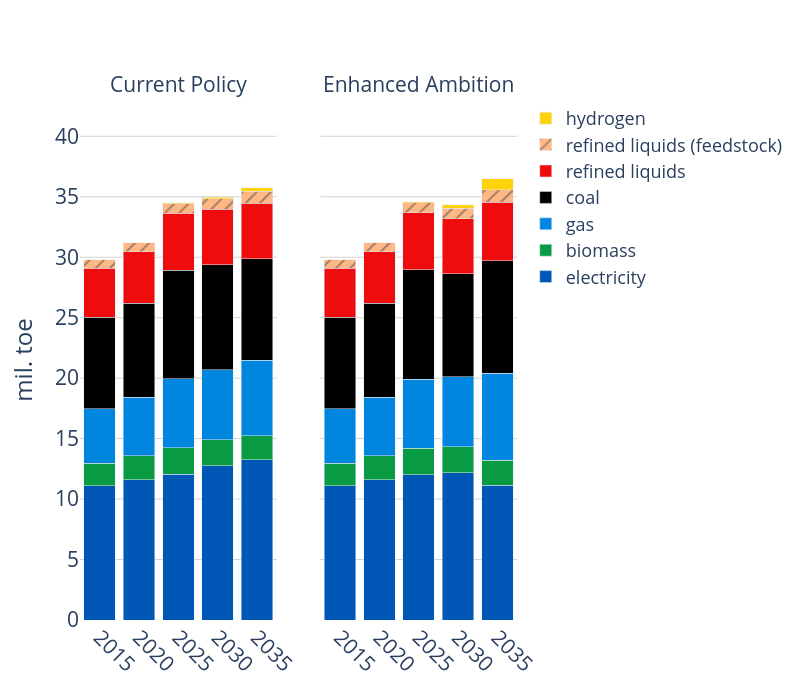

The cell this chart's notebook holds for it:
### Code cell
years = list(range(2015, 2051, 5))

fig = make_subplots(
    rows=1, cols=2,
    shared_yaxes=True,
    shared_xaxes=True,
    subplot_titles=("Current Policy", "Enhanced Ambition")
)

# Add traces from fig1
for tr in fig1.data:
    tr.showlegend = False  # Show legend

    # Apply color and pattern if available
    if tr.name in fuel_colors:
        tr.marker.color = fuel_colors[tr.name]
        pattern = fuel_patterns.get(tr.name)
        if pattern:
            tr.marker.pattern = dict(shape=pattern)

    fig.add_trace(tr, row=1, col=1)

for tr in fig2.data:
    if tr.name in fuel_colors:
        tr.marker.color = fuel_colors[tr.name]
        pattern = fuel_patterns.get(tr.name)
        if pattern:
            tr.marker.pattern = dict(shape=pattern)

    fig.add_trace(tr, row=1, col=2, secondary_y=False)

# Layout settings
fig.update_layout(
    barmode='stack',
    plot_bgcolor='rgba(0,0,0,0)',
    width=800,
    height=700,
    title=dict(
        # text="<b>Final Energy Consumption in Other Industry</b>",
        font=dict(size=24),
        x=0.5
    ),
    yaxis=dict(
        title="mil. toe",
        range=[0, 43],
        showgrid=True,
        gridcolor='lightgray',
        title_font=dict(size=24),
        tickfont=dict(size=21)
    ),
    xaxis=dict(
        tickvals=years,
        ticktext=[str(y) for y in years],
        tickangle=45,
        tickfont=dict(size=21)
    ),
    yaxis2=dict(
        range=[0, 43],
        showgrid=True,
        gridcolor='lightgray',
        tickfont=dict(size=21)
    ),
    xaxis2=dict(
        tickvals=years,
        ticktext=[str(y) for y in years],
        tickangle=45,
        tickfont=dict(size=21)
    ),
    legend=dict(
        traceorder="reversed",
        font=dict(size=18),
        x=1.02, y=1,
        borderwidth=0
    )
)

# Apply font size to annotations (if any)
fig.update_annotations(font=dict(size=21))

# Show figure
fig.show()

### Figure 1 — Plotly figure (JSON) as saved in the notebook; plotly's stock layout.template omitted (floating-point values rounded to 4 significant figures)
{"data": [{"hovertemplate": "energy=electricity<br>Year=%{x}<br>value=%{y}<extra></extra>", "legendgroup": "electricity", "marker": {"color": "#0057B5", "pattern": {"shape": ""}}, "name": "electricity", "orientation": "v", "showlegend": false, "textposition": "auto", "type": "bar", "x": [2015, 2020, 2025, 2030, 2035], "xaxis": "x", "y": [11.11, 11.6, 12.05, 12.74, 13.24], "yaxis": "y"}, {"hovertemplate": "energy=biomass<br>Year=%{x}<br>value=%{y}<extra></extra>", "legendgroup": "biomass", "marker": {"color": "#099B43", "pattern": {"shape": ""}}, "name": "biomass", "orientation": "v", "showlegend": false, "textposition": "auto", "type": "bar", "x": [2015, 2020, 2025, 2030, 2035], "xaxis": "x", "y": [1.868, 1.983, 2.196, 2.15, 2.009], "yaxis": "y"}, {"hovertemplate": "energy=gas<br>Year=%{x}<br>value=%{y}<extra></extra>", "legendgroup": "gas", "marker": {"color": "#0186E0", "pattern": {"shape": ""}}, "name": "gas", "orientation": "v", "showlegend": false, "textposition": "auto", "type": "bar", "x": [2015, 2020, 2025, 2030, 2035], "xaxis": "x", "y": [4.516, 4.854, 5.695, 5.799, 6.217], "yaxis": "y"}, {"hovertemplate": "energy=coal<br>Year=%{x}<br>value=%{y}<extra></extra>", "legendgroup": "coal", "marker": {"color": "#000000", "pattern": {"shape": ""}}, "name": "coal", "orientation": "v", "showlegend": false, "textposition": "auto", "type": "bar", "x": [2015, 2020, 2025, 2030, 2035], "xaxis": "x", "y": [7.541, 7.735, 8.976, 8.679, 8.4], "yaxis": "y"}, {"hovertemplate": "energy=refined liquids<br>Year=%{x}<br>value=%{y}<extra></extra>", "legendgroup": "refined liquids", "marker": {"color": "#EF0C0C", "pattern": {"shape": ""}}, "name": "refined liquids", "orientation": "v", "showlegend": false, "textposition": "auto", "type": "bar", "x": [2015, 2020, 2025, 2030, 2035], "xaxis": "x", "y": [4.061, 4.276, 4.699, 4.606, 4.61], "yaxis": "y"}, {"hovertemplate": "energy=refined liquids (feedstock)<br>Year=%{x}<br>value=%{y}<extra></extra>", "legendgroup": "refined liquids (feedstock)", "marker": {"color": "#FFB785", "pattern": {"shape": "/"}}, "name": "refined liquids (feedstock)", "orientation": "v", "showlegend": false, "textposition": "auto", "type": "bar", "x": [2015, 2020, 2025, 2030, 2035], "xaxis": "x", "y": [0.6979, 0.7355, 0.8256, 0.8748, 0.9975], "yaxis": "y"}, {"hovertemplate": "energy=hydrogen<br>Year=%{x}<br>value=%{y}<extra></extra>", "legendgroup": "hydrogen", "marker": {"color": "#FED30B", "pattern": {"shape": ""}}, "name": "hydrogen", "orientation": "v", "showlegend": false, "textposition": "auto", "type": "bar", "x": [2025, 2030, 2035], "xaxis": "x", "y": [0.06189, 0.1262, 0.2692], "yaxis": "y"}, {"hovertemplate": "energy=electricity<br>Year=%{x}<br>value=%{y}<extra></extra>", "legendgroup": "electricity", "marker": {"color": "#0057B5", "pattern": {"shape": ""}}, "name": "electricity", "orientation": "v", "showlegend": true, "textposition": "auto", "type": "bar", "x": [2015, 2020, 2025, 2030, 2035], "xaxis": "x2", "y": [11.11, 11.6, 12.0, 12.16, 11.14], "yaxis": "y2"}, {"hovertemplate": "energy=biomass<br>Year=%{x}<br>value=%{y}<extra></extra>", "legendgroup": "biomass", "marker": {"color": "#099B43", "pattern": {"shape": ""}}, "name": "biomass", "orientation": "v", "showlegend": true, "textposition": "auto", "type": "bar", "x": [2015, 2020, 2025, 2030, 2035], "xaxis": "x2", "y": [1.868, 1.983, 2.202, 2.143, 2.078], "yaxis": "y2"}, {"hovertemplate": "energy=gas<br>Year=%{x}<br>value=%{y}<extra></extra>", "legendgroup": "gas", "marker": {"color": "#0186E0", "pattern": {"shape": ""}}, "name": "gas", "orientation": "v", "showlegend": true, "textposition": "auto", "type": "bar", "x": [2015, 2020, 2025, 2030, 2035], "xaxis": "x2", "y": [4.516, 4.854, 5.722, 5.792, 7.182], "yaxis": "y2"}, {"hovertemplate": "energy=coal<br>Year=%{x}<br>value=%{y}<extra></extra>", "legendgroup": "coal", "marker": {"color": "#000000", "pattern": {"shape": ""}}, "name": "coal", "orientation": "v", "showlegend": true, "textposition": "auto", "type": "bar", "x": [2015, 2020, 2025, 2030, 2035], "xaxis": "x2", "y": [7.541, 7.734, 9.054, 8.521, 9.312], "yaxis": "y2"}, {"hovertemplate": "energy=refined liquids<br>Year=%{x}<br>value=%{y}<extra></extra>", "legendgroup": "refined liquids", "marker": {"color": "#EF0C0C", "pattern": {"shape": ""}}, "name": "refined liquids", "orientation": "v", "showlegend": true, "textposition": "auto", "type": "bar", "x": [2015, 2020, 2025, 2030, 2035], "xaxis": "x2", "y": [4.061, 4.276, 4.71, 4.576, 4.851], "yaxis": "y2"}, {"hovertemplate": "energy=refined liquids (feedstock)<br>Year=%{x}<br>value=%{y}<extra></extra>", "legendgroup": "refined liquids (feedstock)", "marker": {"color": "#FFB785", "pattern": {"shape": "/"}}, "name": "refined liquids (feedstock)", "orientation": "v", "showlegend": true, "textposition": "auto", "type": "bar", "x": [2015, 2020, 2025, 2030, 2035], "xaxis": "x2", "y": [0.6979, 0.7355, 0.8272, 0.8527, 0.9956], "yaxis": "y2"}, {"hovertemplate": "energy=hydrogen<br>Year=%{x}<br>value=%{y}<extra></extra>", "legendgroup": "hydrogen", "marker": {"color": "#FED30B", "pattern": {"shape": ""}}, "name": "hydrogen", "orientation": "v", "showlegend": true, "textposition": "auto", "type": "bar", "x": [2025, 2030, 2035], "xaxis": "x2", "y": [0.07498, 0.2776, 0.9121], "yaxis": "y2"}], "layout": {"annotations": [{"font": {"size": 21}, "showarrow": false, "text": "Current Policy", "x": 0.225, "xanchor": "center", "xref": "paper", "y": 1, "yanchor": "bottom", "yref": "paper"}, {"font": {"size": 21}, "showarrow": false, "text": "Enhanced Ambition", "x": 0.775, "xanchor": "center", "xref": "paper", "y": 1, "yanchor": "bottom", "yref": "paper"}], "barmode": "stack", "height": 700, "legend": {"borderwidth": 0, "font": {"size": 18}, "traceorder": "reversed", "x": 1.02, "y": 1}, "plot_bgcolor": "rgba(0,0,0,0)", "title": {"font": {"size": 24}, "x": 0.5}, "width": 800, "xaxis": {"anchor": "y", "domain": [0, 0.45], "tickangle": 45, "tickfont": {"size": 21}, "ticktext": ["2015", "2020", "2025", "2030", "2035", "2040", "2045", "2050"], "tickvals": [2015, 2020, 2025, 2030, 2035, 2040, 2045, 2050]}, "xaxis2": {"anchor": "y2", "domain": [0.55, 1], "tickangle": 45, "tickfont": {"size": 21}, "ticktext": ["2015", "2020", "2025", "2030", "2035", "2040", "2045", "2050"], "tickvals": [2015, 2020, 2025, 2030, 2035, 2040, 2045, 2050]}, "yaxis": {"anchor": "x", "domain": [0, 1], "gridcolor": "lightgray", "range": [0, 43], "showgrid": true, "tickfont": {"size": 21}, "title": {"font": {"size": 24}, "text": "mil. toe"}}, "yaxis2": {"anchor": "x2", "domain": [0, 1], "gridcolor": "lightgray", "matches": "y", "range": [0, 43], "showgrid": true, "showticklabels": false, "tickfont": {"size": 21}}}}
